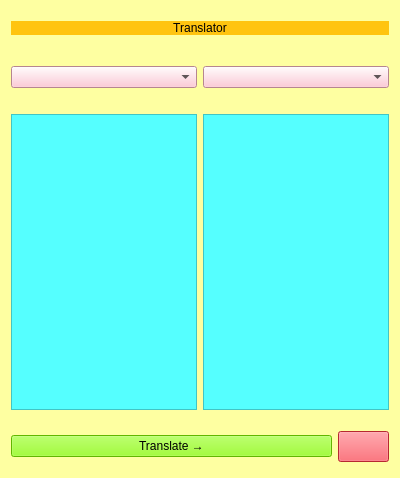
<?xml version="1.0" encoding="UTF-8"?>
<ui version="4.0">
 <class>Form</class>
 <widget class="QWidget" name="Form">
  <property name="geometry">
   <rect>
    <x>0</x>
    <y>0</y>
    <width>400</width>
    <height>478</height>
   </rect>
  </property>
  <property name="minimumSize">
   <size>
    <width>400</width>
    <height>478</height>
   </size>
  </property>
  <property name="maximumSize">
   <size>
    <width>400</width>
    <height>478</height>
   </size>
  </property>
  <property name="windowTitle">
   <string>Translator --Arvind</string>
  </property>
  <property name="windowIcon">
   <iconset>
    <normaloff>Images/Icon.png</normaloff>Images/Icon.png</iconset>
  </property>
  <property name="styleSheet">
   <string notr="true">background-color:rgb(254, 255, 161)</string>
  </property>
  <layout class="QGridLayout" name="gridLayout_2">
   <item row="0" column="0">
    <layout class="QGridLayout" name="gridLayout">
     <item row="2" column="0" colspan="2">
      <spacer name="verticalSpacer">
       <property name="orientation">
        <enum>Qt::Vertical</enum>
       </property>
       <property name="sizeType">
        <enum>QSizePolicy::Fixed</enum>
       </property>
       <property name="sizeHint" stdset="0">
        <size>
         <width>15</width>
         <height>25</height>
        </size>
       </property>
      </spacer>
     </item>
     <item row="4" column="0" colspan="2">
      <spacer name="verticalSpacer_2">
       <property name="orientation">
        <enum>Qt::Vertical</enum>
       </property>
       <property name="sizeType">
        <enum>QSizePolicy::Fixed</enum>
       </property>
       <property name="sizeHint" stdset="0">
        <size>
         <width>20</width>
         <height>20</height>
        </size>
       </property>
      </spacer>
     </item>
     <item row="1" column="0" colspan="2">
      <widget class="QLabel" name="label">
       <property name="styleSheet">
        <string notr="true">background-color:rgb(255, 196, 16);
font: 75 bold 14pt &quot;SansSerif&quot;;</string>
       </property>
       <property name="text">
        <string>Translator</string>
       </property>
       <property name="alignment">
        <set>Qt::AlignCenter</set>
       </property>
      </widget>
     </item>
     <item row="5" column="0">
      <widget class="QPlainTextEdit" name="plainTextEditInput">
       <property name="styleSheet">
        <string notr="true">background-color: rgb(85, 255, 255);
font: 75 bold 14pt &quot;MS Shell Dlg 2&quot;;</string>
       </property>
      </widget>
     </item>
     <item row="0" column="0" colspan="2">
      <spacer name="verticalSpacer_4">
       <property name="orientation">
        <enum>Qt::Vertical</enum>
       </property>
       <property name="sizeType">
        <enum>QSizePolicy::Fixed</enum>
       </property>
       <property name="sizeHint" stdset="0">
        <size>
         <width>20</width>
         <height>10</height>
        </size>
       </property>
      </spacer>
     </item>
     <item row="3" column="0">
      <widget class="QComboBox" name="comboBoxInput">
       <property name="styleSheet">
        <string notr="true">background-color: rgb(255, 187, 202)</string>
       </property>
      </widget>
     </item>
     <item row="3" column="1">
      <widget class="QComboBox" name="comboBoxOutput">
       <property name="styleSheet">
        <string notr="true">background-color: rgb(255, 187, 202)</string>
       </property>
      </widget>
     </item>
     <item row="5" column="1">
      <widget class="QPlainTextEdit" name="plainTextEditOutput">
       <property name="styleSheet">
        <string notr="true">background-color: rgb(85, 255, 255);
font: 75 bold 14pt &quot;MS Shell Dlg 2&quot;;</string>
       </property>
      </widget>
     </item>
     <item row="7" column="0" colspan="2">
      <layout class="QHBoxLayout" name="horizontalLayout">
       <item>
        <widget class="QPushButton" name="pushButtonTranslate">
         <property name="styleSheet">
          <string notr="true">background-color: rgb(136, 255, 0);
font: 75 bold 14pt &quot;MS Sans Serif&quot;;</string>
         </property>
         <property name="text">
          <string>Translate →</string>
         </property>
        </widget>
       </item>
       <item>
        <widget class="QPushButton" name="pushButtonClear">
         <property name="minimumSize">
          <size>
           <width>51</width>
           <height>31</height>
          </size>
         </property>
         <property name="maximumSize">
          <size>
           <width>51</width>
           <height>31</height>
          </size>
         </property>
         <property name="styleSheet">
          <string notr="true">background-color: rgb(255, 58, 68)</string>
         </property>
         <property name="text">
          <string/>
         </property>
         <property name="icon">
          <iconset>
           <normaloff>Images/Thrash.png</normaloff>Images/Thrash.png</iconset>
         </property>
         <property name="iconSize">
          <size>
           <width>32</width>
           <height>32</height>
          </size>
         </property>
        </widget>
       </item>
      </layout>
     </item>
     <item row="8" column="0" colspan="2">
      <spacer name="verticalSpacer_5">
       <property name="orientation">
        <enum>Qt::Vertical</enum>
       </property>
       <property name="sizeType">
        <enum>QSizePolicy::Fixed</enum>
       </property>
       <property name="sizeHint" stdset="0">
        <size>
         <width>20</width>
         <height>5</height>
        </size>
       </property>
      </spacer>
     </item>
     <item row="6" column="0" colspan="2">
      <spacer name="verticalSpacer_3">
       <property name="orientation">
        <enum>Qt::Vertical</enum>
       </property>
       <property name="sizeType">
        <enum>QSizePolicy::Fixed</enum>
       </property>
       <property name="sizeHint" stdset="0">
        <size>
         <width>20</width>
         <height>15</height>
        </size>
       </property>
      </spacer>
     </item>
    </layout>
   </item>
  </layout>
 </widget>
 <resources/>
 <connections/>
</ui>
